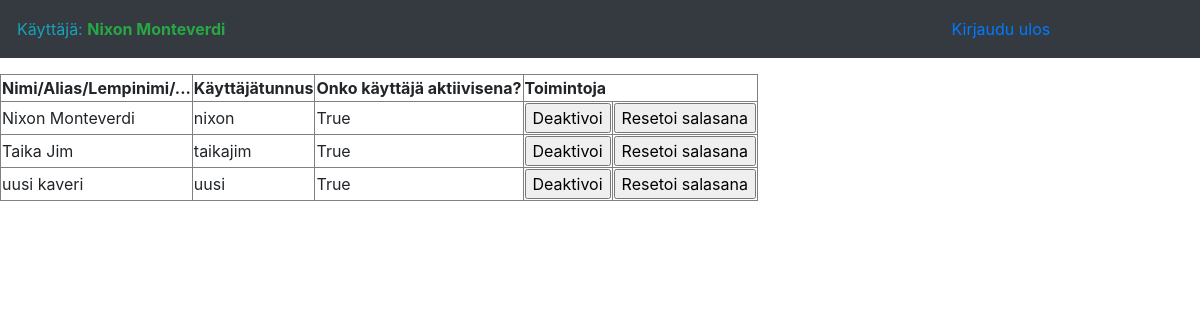
The app's page /admin (signed in), older data.
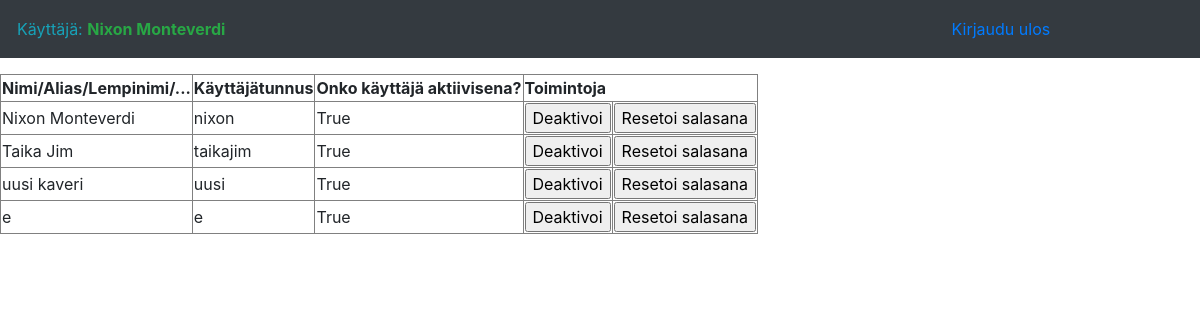
The same page, newer data.
### application/auth/models.py (models this page shows, shortened)
class User(db.Model):
    __tablename__ = "account"
    id = db.Column(db.Integer, primary_key=True)
    date_created = db.Column(db.DateTime, default=db.func.current_timestamp())
    date_modified = db.Column(db.DateTime, default=db.func.current_timestamp(),
                              onupdate=db.func.current_timestamp())
    name = db.Column(db.String(144), nullable=False)
    username = db.Column(db.String(144), nullable=False)
    password = db.Column(db.String(144), nullable=False)
    active = db.Column(db.Boolean)
    admin = db.Column(db.Boolean)

### application/admin/views.py (the view)
@app.route("/admin", methods=["GET"])
@login_required
def admin_index():
    return render_template("admin/index.html", users = User.query.filter_by(admin=False))

### application/__init__.py (called while the page is built)
@login_manager.user_loader
def load_user(user_id):
    return User.query.get(user_id)

### application/templates/admin/index.html (shortened to what this page needs)
{% extends "layout.html" %} {% block body %}
<table border="1">
    <tr>
        <th>Nimi/Alias/Lempinimi/...</th>
        <th>Käyttäjätunnus</th>
        <th>Onko käyttäjä aktiivisena?</th>
        <th colspan="2" align="center">Toimintoja</th>
    </tr>
    {% for user in users %}
    <tr>
        <td>{{ user.name }}</td>
        <td>{{ user.username }}</td>
        <td>{{ user.active }}</td>
        {% if user.active %}
        <td>
            <form method="POST" action="{{ url_for('user_set_active_status', user_id=user.id) }}">
                <input type="submit" value="Deaktivoi" />
            </form>
        </td>
        {% else %}
        <td>
            <form method="POST" action="{{ url_for('user_set_active_status', user_id=user.id) }}">
                <input type="submit" value="Aktivoi" />
            </form>
        </td>
        {% endif %}
        <td>
            <form method="POST" OnClick="return confirm('Oletko varma että haluat nollata käyttäjän salasanan?')" action="{{ url_for('user_reset_password', user_id=user.id) }}">
                <input type="submit" value="Resetoi salasana" />
            </form>
        </td>
    </tr>
    {% endfor %}
</table>
{% endblock %}

### application/templates/layout.html (shortened to what this page needs)
<!DOCTYPE html>
<html lang="fi">
<head>
  <link rel="stylesheet" media="screen" href="{{ url_for('static', filename='bootstrap/css/bootstrap.min.css') }}">
</head>
<body>
  <nav class="navbar navbar-expand-lg navbar-dark bg-dark static-top">
    {% if current_user.is_authenticated %}
    <table width=90% border="0">
      <tr>
        <td align="left" width="50%">
          <span class="text-info">Käyttäjä:</span>
          <b class="text-success">{{ current_user.name }}</b>
        </td>
        <td align="right">
          <a class="nav-link" href="{{ url_for('auth_logout') }}">Kirjaudu ulos
          </a>
        </td>
      </tr>
    </table>
  </nav>
  {% endif %} {% block body %}{% endblock %}
</body>
</html>

Row changes from the older to the newer data that the page shows:
added User: name "e", username "e", active "True"
